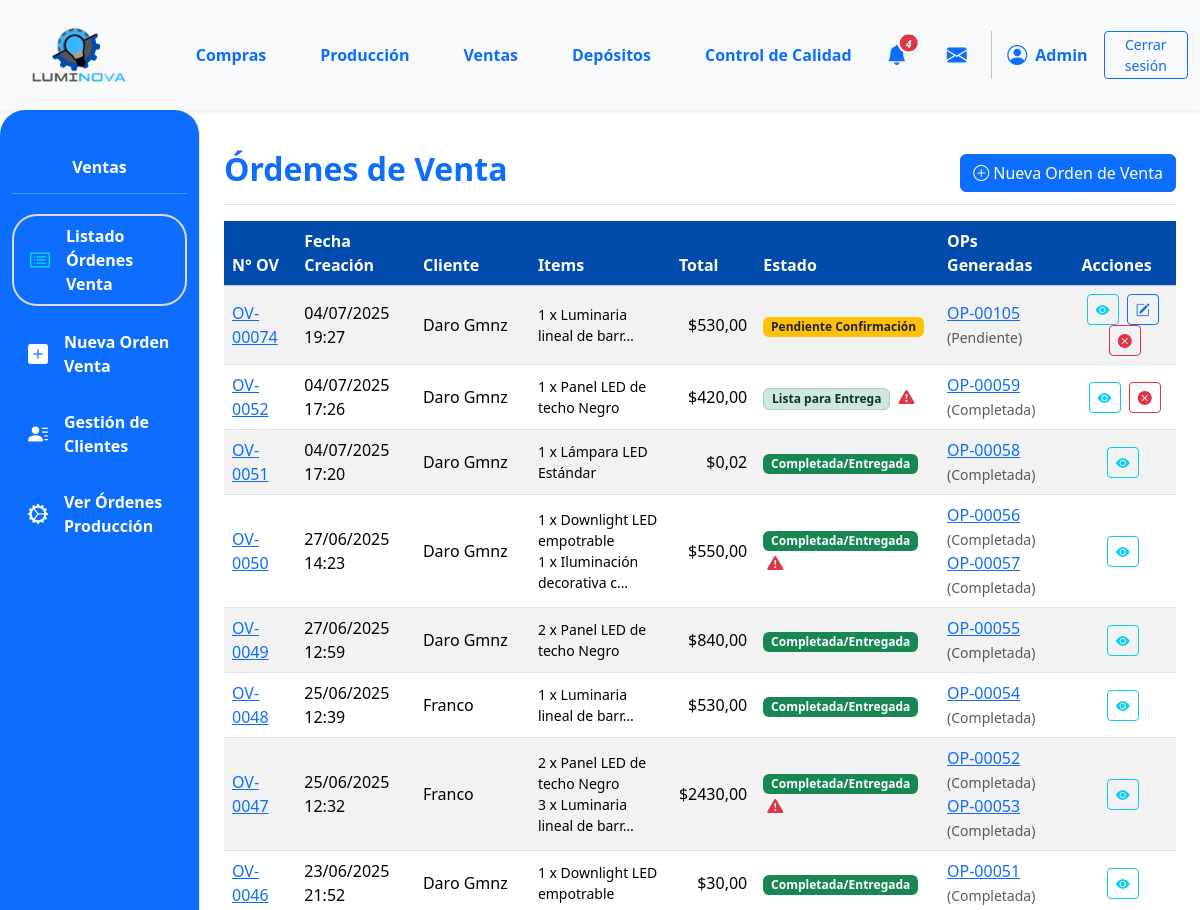
The app's page /ventas/ventas/ (signed in, upper part), older data.
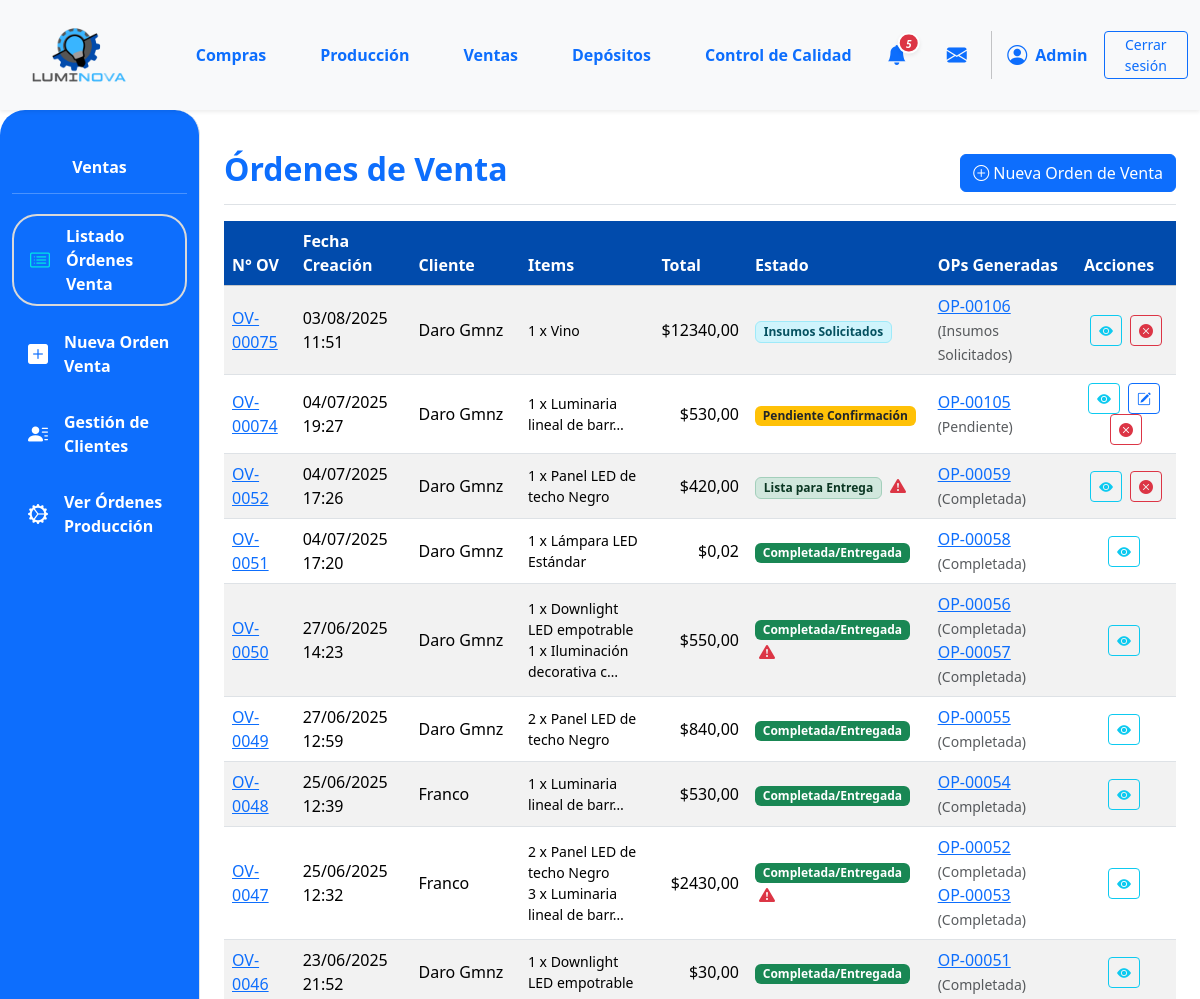
The same page, newer data.
### App_LUMINOVA/models.py (models this page shows, shortened)
class OrdenVenta(models.Model):
    ESTADO_CHOICES = [
        ("PENDIENTE", "Pendiente Confirmación"),
        ("CONFIRMADA", "Confirmada (Esperando Producción)"),
        ("INSUMOS_SOLICITADOS", "Insumos Solicitados"),
        ("PRODUCCION_INICIADA", "Producción Iniciada"),
        ("PRODUCCION_CON_PROBLEMAS", "Producción con Problemas"),
        ("LISTA_ENTREGA", "Lista para Entrega"),
        ("COMPLETADA", "Completada/Entregada"),
        ("CANCELADA", "Cancelada"),
    ]
    numero_ov = models.CharField(
        max_length=20, unique=True, verbose_name="N° Orden de Venta"
    )
    cliente = models.ForeignKey(
        Cliente, on_delete=models.PROTECT, related_name="ordenes_venta"
    )
    fecha_creacion = models.DateTimeField(default=timezone.now)
    estado = models.CharField(
        max_length=50, choices=ESTADO_CHOICES, default="PENDIENTE"
    )
    total_ov = models.DecimalField(
        max_digits=12, decimal_places=2, default=0.00, verbose_name="Total OV"
    )
    notas = models.TextField(blank=True, null=True)

class Cliente(models.Model):
    nombre = models.CharField(max_length=150, unique=True)
    direccion = models.TextField(blank=True)
    telefono = models.CharField(max_length=25, blank=True)
    email = models.EmailField(unique=True, null=True, blank=True)

class ItemOrdenVenta(models.Model):
    orden_venta = models.ForeignKey(
        OrdenVenta, on_delete=models.CASCADE, related_name="items_ov"
    )
    producto_terminado = models.ForeignKey(ProductoTerminado, on_delete=models.PROTECT)
    cantidad = models.PositiveIntegerField()
    precio_unitario_venta = models.DecimalField(
        max_digits=10, decimal_places=2, verbose_name="Precio Unit. en Venta"
    )
    subtotal = models.DecimalField(max_digits=12, decimal_places=2, editable=False)

class ProductoTerminado(models.Model):
    descripcion = models.CharField(max_length=255)  # Aumentado max_length
    categoria = models.ForeignKey(
        CategoriaProductoTerminado,
        on_delete=models.PROTECT,
        related_name="productos_terminados",
    )
    precio_unitario = models.DecimalField(max_digits=10, decimal_places=2, default=0.00)
    stock = models.IntegerField(default=0)
    modelo = models.CharField(max_length=50, blank=True, null=True)
    potencia = models.IntegerField(blank=True, null=True)
    acabado = models.CharField(max_length=50, blank=True, null=True)
    color_luz = models.CharField(max_length=50, blank=True, null=True)
    material = models.CharField(max_length=50, blank=True, null=True)
    imagen = models.ImageField(null=True, blank=True, upload_to="productos_terminados/")
    deposito = models.ForeignKey(
        "Deposito",
        on_delete=models.PROTECT,
        related_name="productos_terminados",
        null=True,
        blank=True,
        help_text="Depósito al que pertenece este producto terminado",
    )

class OrdenProduccion(models.Model):
    numero_op = models.CharField(
        max_length=20, unique=True, verbose_name="N° Orden de Producción"
    )
    orden_venta_origen = models.ForeignKey(
        OrdenVenta,
        on_delete=models.SET_NULL,
        null=True,
        blank=True,
        related_name="ops_generadas",
    )
    producto_a_producir = models.ForeignKey(
        ProductoTerminado, on_delete=models.PROTECT, related_name="ordenes_produccion"
    )
    cantidad_a_producir = models.PositiveIntegerField()
    estado_op = models.ForeignKey(
        EstadoOrden,
        on_delete=models.SET_NULL,
        null=True,
        blank=True,
        related_name="ops_estado",
    )
    fecha_solicitud = models.DateTimeField(default=timezone.now)
    fecha_inicio_real = models.DateTimeField(null=True, blank=True)
    fecha_inicio_planificada = models.DateField(null=True, blank=True)
    fecha_fin_real = models.DateTimeField(null=True, blank=True)
    fecha_fin_planificada = models.DateField(null=True, blank=True)
    sector_asignado_op = models.ForeignKey(
        SectorAsignado,
        on_delete=models.SET_NULL,
        null=True,
        blank=True,
        related_name="ops_sector",
    )
    notas = models.TextField(null=True, blank=True, verbose_name="Notas")
    def get_estado_op_display(self):
        if self.estado_op:
            return self.estado_op.nombre
        return "Sin Estado Asignado"

class EstadoOrden(models.Model):
    nombre = models.CharField(max_length=50, unique=True)

### App_LUMINOVA/views_ventas.py (the view)
# urls.py: path("ventas/", ventas_lista_ov_view, name="ventas_lista_ov"),
@login_required
def ventas_lista_ov_view(request):
    ordenes_de_venta_query = (
        OrdenVenta.objects.select_related("cliente")
        .prefetch_related(
            "items_ov__producto_terminado",
            Prefetch(
                "ops_generadas",
                queryset=OrdenProduccion.objects.select_related(
                    "estado_op", "producto_a_producir"
                )
                .prefetch_related(
                    Prefetch(
                        "reportes_incidencia",
                        queryset=Reportes.objects.select_related(
                            "reportado_por", "sector_reporta"
                        ).order_by("-fecha"),
                    )
                )
                .order_by("numero_op"),
                to_attr="lista_ops_con_reportes_y_estado",  # Usamos un nombre claro para el resultado del prefetch
            ),
        )
        .order_by("-fecha_creacion")
    )
    ordenes_list_con_info_reporte = []
    for ov in ordenes_de_venta_query:
        ov.tiene_algun_reporte_asociado = False  # Inicializar bandera
        if hasattr(
            ov, "lista_ops_con_reportes_y_estado"
        ):  # Verificar que el prefetch funcionó
            for op in ov.lista_ops_con_reportes_y_estado:
                if (
                    op.reportes_incidencia.all().exists()
                ):  # Si alguna de las OPs de esta OV tiene reportes...
                    ov.tiene_algun_reporte_asociado = True
                    break  # Salimos del bucle interior, ya sabemos que hay al menos un reporte.
        ordenes_list_con_info_reporte.append(ov)
    context = {
        "ordenes_list": ordenes_list_con_info_reporte,  # Pasamos la lista procesada a la plantilla
        "titulo_seccion": "Órdenes de Venta",
    }
    return render(request, "ventas/ventas_lista_ov.html", context)

### App_LUMINOVA/context_processors.py (called while the page is built)
def puede_ver_deposito_sidebar(request):
    user = getattr(request, 'user', None)
    if not user or not user.is_authenticated:
        return {'puede_ver_deposito_sidebar': False}
    if user.is_superuser:
        return {'puede_ver_deposito_sidebar': True}
    tiene_depositos = UsuarioDeposito.objects.filter(usuario=user).exists()
    if user.groups.filter(name='Depósito').exists() and tiene_depositos:
        return {'puede_ver_deposito_sidebar': True}
    return {'puede_ver_deposito_sidebar': False}

### App_LUMINOVA/models.py (called while the page is built)
    @staticmethod
    def pedidos_por_deposito(deposito_id):
        return Orden.objects.filter(insumo_principal__deposito_id=deposito_id)

    @staticmethod
    def solicitudes_por_deposito(deposito_id):
        return OrdenProduccion.objects.filter(producto_a_producir__deposito_id=deposito_id)

### App_LUMINOVA/templates/ventas/ventas_lista_ov.html (shortened to what the changed rows need)
{% extends 'padre.html' %}
{% load static %}
{% load django_bootstrap5 %}
{% block content %}
<div class="d-flex justify-content-between flex-wrap flex-md-nowrap align-items-center pt-3 pb-2 mb-3 border-bottom">
    <h1 class="h2 fw-bold text-primary">{{ titulo_seccion }}</h1>
</div>
<div class="table-responsive mt-3">
    <table class="table table-striped table-hover align-middle">
        <thead class="table-light">
            <tr>
                <th {% if not DEBUG %}class="color-thead"{% endif %} style="background-color: #014BAC; color: white;">N° OV</th>
                <th {% if not DEBUG %}class="color-thead"{% endif %} style="background-color: #014BAC; color: white;">Fecha Creación</th>
                <th {% if not DEBUG %}class="color-thead"{% endif %} style="background-color: #014BAC; color: white;">Cliente</th>
                <th {% if not DEBUG %}class="color-thead"{% endif %} style="background-color: #014BAC; color: white;">Items</th>
                <th {% if not DEBUG %}class="color-thead"{% endif %} style="background-color: #014BAC; color: white;" class="text-end">Total</th>
                <th {% if not DEBUG %}class="color-thead"{% endif %} style="background-color: #014BAC; color: white;">Estado</th>
                <th {% if not DEBUG %}class="color-thead"{% endif %} style="background-color: #014BAC; color: white;">OPs Generadas</th>
                <th {% if not DEBUG %}class="color-thead"{% endif %} style="background-color: #014BAC; color: white;" class="text-center">Acciones</th>
            </tr>
        </thead>
        <tbody>
            {% for ov in ordenes_list %}
            <tr>
                <td><a href="{% url 'App_LUMINOVA:ventas_detalle_ov' ov.id %}">{{ ov.numero_ov }}</a></td>
                <td>{{ ov.fecha_creacion|date:"d/m/Y H:i" }}</td>
                <td>{{ ov.cliente.nombre|default_if_none:"N/A" }}</td>
                <td>
                    <ul class="list-unstyled mb-0 small">
                    {% for item in ov.items_ov.all %}
                        <li>{{ item.cantidad }} x {{ item.producto_terminado.descripcion|truncatechars:25 }}</li>
                    {% empty %}
                        <li>Sin ítems</li>
                    {% endfor %}
                    </ul>
                </td>
                <td class="text-end">${{ ov.total_ov|floatformat:2 }}</td>
                <td>
                    <span class="badge
                        {% if ov.estado == 'PENDIENTE' %}bg-warning text-dark
                        {% elif ov.estado == 'CONFIRMADA' %}bg-secondary
                        {% elif ov.estado == 'INSUMOS_SOLICITADOS' %}bg-info-subtle text-info-emphasis border border-info-subtle
                        {% elif ov.estado == 'PRODUCCION_INICIADA' %}bg-primary
                        {% elif ov.estado == 'PRODUCCION_CON_PROBLEMAS' %}bg-danger-subtle text-danger-emphasis border border-danger-subtle
                        {% elif ov.estado == 'LISTA_ENTREGA' %}bg-success-subtle text-success-emphasis border border-success-subtle
                        {% elif ov.estado == 'COMPLETADA' %}bg-success
                        {% elif ov.estado == 'CANCELADA' %}bg-dark
                        {% else %}bg-light text-dark{% endif %}">
                        {{ ov.get_estado_display }}
                    </span>
                    {% if ov.tiene_algun_reporte_asociado %}
                        <a href="#" data-bs-toggle="modal" data-bs-target="#modalReportesOV{{ ov.id }}"
                           class="ms-1" title="Ver reportes de problemas asociados a esta OV">
                            <i class="bi bi-exclamation-triangle-fill text-danger"></i>
                        </a>
                    {% endif %}
                </td>
                <td>
                    {% for op_gen in ov.lista_ops_con_reportes_y_estado %}
                        <a href="{% url 'App_LUMINOVA:produccion_detalle_op' op_gen.id %}">{{ op_gen.numero_op }}</a>
                        <small class="text-muted">({{ op_gen.get_estado_op_display }})</small>
                        {% if not forloop.last %}<br>{% endif %}
                    {% empty %}
                        Ninguna
                    {% endfor %}
                </td>
                <td class="text-center">
                     <a href="{% url 'App_LUMINOVA:ventas_detalle_ov' ov.id %}" class="btn btn-sm btn-outline-info me-1" title="Ver Detalle OV {{ ov.numero_ov }}">
                         <i class="bi bi-eye-fill"></i>
                     </a>
                    {% if ov.estado == 'PENDIENTE' or ov.estado == 'CONFIRMADA' %}
                     <a href="{% url 'App_LUMINOVA:ventas_editar_ov' ov.id %}"
                        class="btn btn-sm btn-outline-primary me-1" title="Editar OV {{ ov.numero_ov }}">
                        <i class="bi bi-pencil-square"></i>
                     </a>
                    {% endif %}
                    {% if ov.estado != 'CANCELADA' and ov.estado != 'COMPLETADA' %}
                     <a href="#" class="btn btn-sm btn-outline-danger"
                        data-bs-toggle="modal"
                        data-bs-target="#cancelarOVModal{{ ov.id }}"
                        title="Cancelar OV {{ ov.numero_ov }}">
                         <i class="bi bi-x-circle-fill"></i>
                     </a>
                    {% endif %}
                </td>
            </tr>
            {% empty %}
            <tr>
                <td colspan="8" class="text-center fst-italic text-muted">No hay órdenes de venta registradas.</td>
            </tr>
            {% endfor %}
        </tbody>
    </table>
</div>
{% endblock %}

### App_LUMINOVA/templates/shared/header.html (shortened to what this page needs)
{% load static %}
<header>
    <nav class="navbar navbar-expand-lg navbar-light bg-light shadow-sm p-0">
        <div class="container-fluid d-flex align-items-center">
            <div class="col-md-3 col-lg-1">
                <a class="navbar-brand d-flex align-items-center ms-3" href="{% url 'App_LUMINOVA:dashboard' %}">
                    <img src="{% static 'img/logo.png' %}" alt="Luminova Logo" height="100" width="100" class="d-inline-block align-text-top me-2">
                </a>
            </div>
            <div class="collapse navbar-collapse" id="navbarContent" style="padding-left: 5%;">
                <ul class="navbar-nav mb-2 mb-lg-0 d-flex justify-content-around w-100">
                    <li class="nav-item"><a class="nav-link text-primary fw-bold" href="{% url 'App_LUMINOVA:compras_lista_oc' %} ">Compras</a></li>
                    <li class="nav-item"><a class="nav-link text-primary fw-bold" href="{% url 'App_LUMINOVA:produccion_principal' %}">Producción</a></li>
                    <li class="nav-item"><a class="nav-link text-primary fw-bold" href="{% url 'App_LUMINOVA:ventas_lista_ov' %}">Ventas</a></li>
                    <li class="nav-item"><a class="nav-link text-primary fw-bold" href="{% url 'App_LUMINOVA:seleccionar_deposito' %}">Depósitos</a></li>
                    <li class="nav-item"><a class="nav-link text-primary fw-bold" href="{% url 'App_LUMINOVA:control_calidad_view' %}">Control de Calidad</a></li>
                </ul>
                <div class="navbar-nav ms-auto d-flex flex-row align-items-center">
                    {% if user.is_authenticated %}
                        <div class="nav-item dropdown me-3">
                            <a class="nav-link px-2 position-relative d-flex align-items-center" href="#" role="button" data-bs-toggle="dropdown" aria-expanded="false" title="Notificaciones">
                                <i class="bi bi-bell-fill fs-5 text-primary">
                                    {% if total_notificaciones > 0 %}
                                    <span class="position-absolute translate-middle badge rounded-pill bg-danger shadow-sm" style="font-size: 0.5em; min-width:18px; border:2px solid #fff; margin-top: 3px; margin-left: 2px; display: inline-block; text-align: center;">{{ total_notificaciones }}</span>
                                    {% endif %}
                                </i>
                            </a>
                        </div>
                        <div class="nav-item dropdown ms-2" id="dropdown-mensajes">
                            <a class="nav-link px-2 position-relative d-flex align-items-center" href="#" id="mensajesDropdown" role="button" data-bs-toggle="dropdown" aria-expanded="false" title="Mensajes">
                                <i class="bi bi-envelope-fill fs-5 text-primary"></i>
                            </a>
                        </div>
                        <div class="nav-item d-flex align-items-center">
                             <i class="bi bi-person-circle fs-5 text-primary"></i>
                             <span class="ms-2 fw-bold text-primary">{{ user.first_name|default:user.username|capfirst }}</span>
                        </div>
                        <div class="nav-item ms-3">
                            <a class="btn btn-outline-primary btn-sm btn-CS" href="{% url 'App_LUMINOVA:logout' %}">Cerrar sesión</a>
                        </div>
                    {% endif %}
                </div>
            </div>
        </div>
    </nav>
</header>

Row changes from the older to the newer data that the page shows:
added OrdenVenta: numero_ov "OV-00075", fecha_creacion "03/08/2025 11:51", cliente.nombre "Daro Gmnz", total_ov "12340,00", estado "Insumos Solicitados"
added ItemOrdenVenta: cantidad "1", producto_terminado.descripcion "Vino", shown under "OV-00075"
added OrdenProduccion: numero_op "OP-00106", estado_op "Insumos Solicitados", shown under "OV-00075"
Text that changed along with them:
{{ total_notificaciones }}: "4" → "5"
